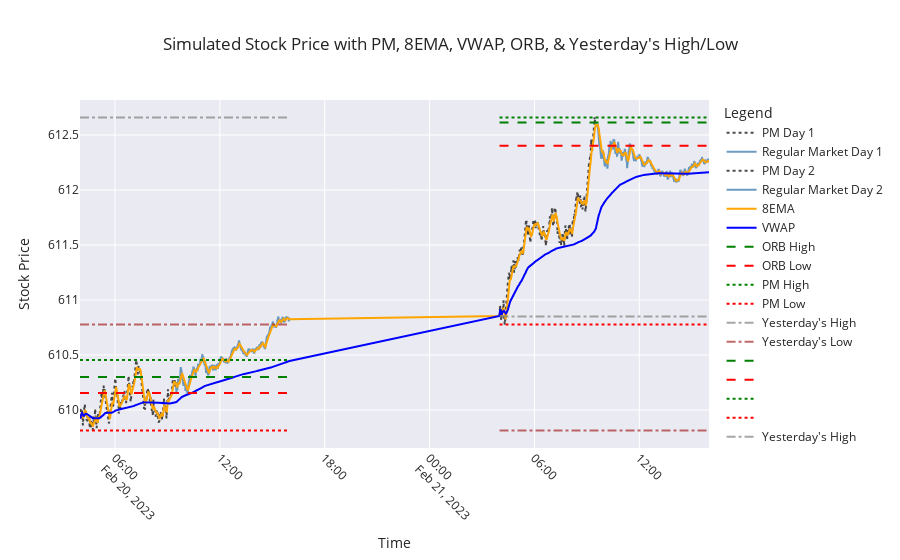

Notebook code for this chart:
### Code cell
import numpy as np  # Importing numpy for numerical operations
import pandas as pd
import seaborn as sns
from plotly.subplots import make_subplots
from ipywidgets import widgets
from IPython.display import display
from Gen_SPY_With_Indicators import simulate_stock  # Importing simulation function
import matplotlib.pyplot as plt  # Importing matplotlib for plotting
import matplotlib.ticker as mticker  # For proper Y-axis formatting

def generate_signals(df, stop_loss_pct=0.02):
    """ Generates trade signals based on ORB, VWAP, 8EMA, PM High/Low, and Yest High/Low """

    df['Signal'] = ''
    df['Stop_Loss'] = np.nan  # Initialize Stop_Loss column

    # Buy Call: Price breaks ORB High & supported by 8EMA & VWAP
    df.loc[
        (df['Close'] > df['ORB_High']) & 
        (df['Close'] > df['VWAP']) & 
        (df['Close'] > df['8EMA']),
        'Signal'
    ] = 'BUY CALL'

    # Sell Put: Price breaks ORB Low & rejected by 8EMA & VWAP
    df.loc[
        (df['Close'] < df['ORB_Low']) & 
        (df['Close'] < df['VWAP']) & 
        (df['Close'] < df['8EMA']),
        'Signal'
    ] = 'BUY PUT'

    # Boost Call Confidence if PM High or Yesterday's High is broken
    df.loc[
        (df['Signal'] == 'BUY CALL') & 
        ((df['Close'] > df['PM_High']) | (df['Close'] > df['Yest_High'])),
        'Signal'
    ] = 'STRONG BUY CALL'

    # Boost Put Confidence if PM Low or Yesterday's Low is broken
    df.loc[
        (df['Signal'] == 'BUY PUT') & 
        ((df['Close'] < df['PM_Low']) | (df['Close'] < df['Yest_Low'])),
        'Signal'
    ] = 'STRONG BUY PUT'

    # Add stop loss levels
    df.loc[df['Signal'].isin(['BUY CALL', 'STRONG BUY CALL']), 'Stop_Loss'] = df['Close'] * (1 - stop_loss_pct)
    df.loc[df['Signal'].isin(['BUY PUT', 'STRONG BUY PUT']), 'Stop_Loss'] = df['Close'] * (1 + stop_loss_pct)

    return df

# Simulate Stock Data for 2 Days
simulated_data, yesterday_high, yesterday_low = simulate_stock(number_of_days)

# Apply Signal Generation
simulated_data = generate_signals(simulated_data)

import plotly.express as px
import plotly.graph_objects as go

# Set seaborn style
sns.set(style="whitegrid")

# Create a subplot
fig = make_subplots(rows=1, cols=1)

# Function to update the plot based on the toggle button
def update_plot(change):
    fig.data = []  # Clear existing traces

    if toggle_button.value:
        # Add candlestick traces for each day
        for day in simulated_data["Day"].unique():
            day_data = simulated_data[simulated_data["Day"] == day]
            pm_data = day_data[day_data["Session"] == "PM"]
            market_data = day_data[day_data["Session"] == "Regular Market"]

            if not pm_data.empty:
                fig.add_trace(go.Candlestick(x=pm_data['Timestamp'], open=pm_data['Open'], high=pm_data['High'], low=pm_data['Low'], close=pm_data['Close'], name=f"PM Day {day}"))
            if not market_data.empty:
                fig.add_trace(go.Candlestick(x=market_data['Timestamp'], open=market_data['Open'], high=market_data['High'], low=market_data['Low'], close=market_data['Close'], name=f"Regular Market Day {day}"))
    else:
        # Add line traces for each day
        for day in simulated_data["Day"].unique():
            day_data = simulated_data[simulated_data["Day"] == day]
            pm_data = day_data[day_data["Session"] == "PM"]
            market_data = day_data[day_data["Session"] == "Regular Market"]

            fig.add_trace(go.Scatter(x=pm_data['Timestamp'], y=pm_data['Close'], mode='lines', name=f"PM Day {day}", line=dict(color="black", dash="dot"), opacity=0.7))
            fig.add_trace(go.Scatter(x=market_data['Timestamp'], y=market_data['Close'], mode='lines', name=f"Regular Market Day {day}", line=dict(color="steelblue"), opacity=0.8))

    # Add traces for indicators
    fig.add_trace(go.Scatter(x=simulated_data['Timestamp'], y=simulated_data['8EMA'], mode='lines', name="8EMA", line=dict(color="orange")))
    fig.add_trace(go.Scatter(x=simulated_data['Timestamp'], y=simulated_data['VWAP'], mode='lines', name="VWAP", line=dict(color="blue")))

    # Add traces for ORB and PM High/Low
    for day in simulated_data['Day'].unique():
        day_data = simulated_data[simulated_data['Day'] == day]
        fig.add_trace(go.Scatter(x=day_data['Timestamp'], y=day_data['ORB_High'], mode='lines', name="ORB High" if day == 1 else "", line=dict(color="green", dash="dash")))
        fig.add_trace(go.Scatter(x=day_data['Timestamp'], y=day_data['ORB_Low'], mode='lines', name="ORB Low" if day == 1 else "", line=dict(color="red", dash="dash")))
        fig.add_trace(go.Scatter(x=day_data['Timestamp'], y=day_data['PM_High'], mode='lines', name="PM High" if day == 1 else "", line=dict(color="green", dash="dot")))
        fig.add_trace(go.Scatter(x=day_data['Timestamp'], y=day_data['PM_Low'], mode='lines', name="PM Low" if day == 1 else "", line=dict(color="red", dash="dot")))

        market_open_time = day_data['Timestamp'].iloc[0]
        market_close_time = day_data['Timestamp'].iloc[-1]
        if day == 1:
            fig.add_trace(go.Scatter(x=[market_open_time, market_close_time], y=[yesterday_high, yesterday_high], mode='lines', name="Yesterday's High", line=dict(color="gray", dash="dashdot"), opacity=0.7))
            fig.add_trace(go.Scatter(x=[market_open_time, market_close_time], y=[yesterday_low, yesterday_low], mode='lines', name="Yesterday's Low", line=dict(color="brown", dash="dashdot"), opacity=0.7))
        else:
            fig.add_trace(go.Scatter(x=[market_open_time, market_close_time], y=[day_data['Yest_High'].iloc[0], day_data['Yest_High'].iloc[0]], mode='lines', name="Yesterday's High" if day == 2 else "", line=dict(color="gray", dash="dashdot"), opacity=0.7))
            fig.add_trace(go.Scatter(x=[market_open_time, market_close_time], y=[day_data['Yest_Low'].iloc[0], day_data['Yest_Low'].iloc[0]], mode='lines', name="Yesterday's Low" if day == 2 else "", line=dict(color="brown", dash="dashdot"), opacity=0.7))

    # Update layout for better appearance
    fig.update_layout(
        title="Simulated Stock Price with PM, 8EMA, VWAP, ORB, & Yesterday's High/Low",
        xaxis_title="Time",
        yaxis_title="Stock Price",
        legend_title="Legend",
        xaxis=dict(tickangle=45),
        template="seaborn"
    )

    # Show the plot
    fig.show()

# Create a toggle button
toggle_button = widgets.ToggleButton(
    value=False,
    description='Toggle Candlestick',
    disabled=False,
    button_style='',
    tooltip='Toggle between line and candlestick chart',
    icon='line-chart'
)

# Attach the update function to the toggle button
toggle_button.observe(update_plot, names='value')

# Display the toggle button
# display(toggle_button)

# Initial plot update
update_plot(None)

# Print any part of the simulated data that contains BUY CALL or BUY PUT signals during Regular Market session
#print(simulated_data[(simulated_data['Signal'].isin(['BUY CALL', 'BUY PUT', 'STRONG BUY CALL', 'STRONG BUY PUT'])) & (simulated_data['Session'] == 'Regular Market')])

### Figure 1 — Plotly figure (JSON) as saved in the notebook; plotly's stock layout.template omitted (floating-point values rounded to 4 significant figures; data arrays with more than 128 entries replaced by an {"elided": "..."} marker saying what was removed)
{"data": [{"line": {"color": "black", "dash": "dot"}, "mode": "lines", "name": "PM Day 1", "opacity": 0.7, "type": "scatter", "x": {"elided": "330 str values"}, "y": {"elided": "330 float values"}}, {"line": {"color": "steelblue"}, "mode": "lines", "name": "Regular Market Day 1", "opacity": 0.8, "type": "scatter", "x": {"elided": "390 str values"}, "y": {"elided": "390 float values"}}, {"line": {"color": "black", "dash": "dot"}, "mode": "lines", "name": "PM Day 2", "opacity": 0.7, "type": "scatter", "x": {"elided": "330 str values"}, "y": {"elided": "330 float values"}}, {"line": {"color": "steelblue"}, "mode": "lines", "name": "Regular Market Day 2", "opacity": 0.8, "type": "scatter", "x": {"elided": "390 str values"}, "y": {"elided": "390 float values"}}, {"line": {"color": "orange"}, "mode": "lines", "name": "8EMA", "type": "scatter", "x": {"elided": "1440 str values"}, "y": {"elided": "1440 float values"}}, {"line": {"color": "blue"}, "mode": "lines", "name": "VWAP", "type": "scatter", "x": {"elided": "1440 str values"}, "y": {"elided": "1440 float values"}}, {"line": {"color": "green", "dash": "dash"}, "mode": "lines", "name": "ORB High", "type": "scatter", "x": {"elided": "720 str values"}, "y": {"elided": "720 float values"}}, {"line": {"color": "red", "dash": "dash"}, "mode": "lines", "name": "ORB Low", "type": "scatter", "x": {"elided": "720 str values"}, "y": {"elided": "720 float values"}}, {"line": {"color": "green", "dash": "dot"}, "mode": "lines", "name": "PM High", "type": "scatter", "x": {"elided": "720 str values"}, "y": {"elided": "720 float values"}}, {"line": {"color": "red", "dash": "dot"}, "mode": "lines", "name": "PM Low", "type": "scatter", "x": {"elided": "720 str values"}, "y": {"elided": "720 float values"}}, {"line": {"color": "gray", "dash": "dashdot"}, "mode": "lines", "name": "Yesterday's High", "opacity": 0.7, "type": "scatter", "x": ["2023-02-20T04:00:00", "2023-02-20T15:59:00"], "y": [612.7, 612.7]}, {"line": {"color": "brown", "dash": "dashdot"}, "mode": "lines", "name": "Yesterday's Low", "opacity": 0.7, "type": "scatter", "x": ["2023-02-20T04:00:00", "2023-02-20T15:59:00"], "y": [610.8, 610.8]}, {"line": {"color": "green", "dash": "dash"}, "mode": "lines", "name": "", "type": "scatter", "x": {"elided": "720 str values"}, "y": {"elided": "720 float values"}}, {"line": {"color": "red", "dash": "dash"}, "mode": "lines", "name": "", "type": "scatter", "x": {"elided": "720 str values"}, "y": {"elided": "720 float values"}}, {"line": {"color": "green", "dash": "dot"}, "mode": "lines", "name": "", "type": "scatter", "x": {"elided": "720 str values"}, "y": {"elided": "720 float values"}}, {"line": {"color": "red", "dash": "dot"}, "mode": "lines", "name": "", "type": "scatter", "x": {"elided": "720 str values"}, "y": {"elided": "720 float values"}}, {"line": {"color": "gray", "dash": "dashdot"}, "mode": "lines", "name": "Yesterday's High", "opacity": 0.7, "type": "scatter", "x": ["2023-02-21T04:00:00", "2023-02-21T15:59:00"], "y": [610.8, 610.8]}, {"line": {"color": "brown", "dash": "dashdot"}, "mode": "lines", "name": "Yesterday's Low", "opacity": 0.7, "type": "scatter", "x": ["2023-02-21T04:00:00", "2023-02-21T15:59:00"], "y": [609.8, 609.8]}], "layout": {"legend": {"title": {"text": "Legend"}}, "title": {"text": "Simulated Stock Price with PM, 8EMA, VWAP, ORB, & Yesterday's High/Low"}, "xaxis": {"anchor": "y", "domain": [0, 1], "tickangle": 45, "title": {"text": "Time"}}, "yaxis": {"anchor": "x", "domain": [0, 1], "title": {"text": "Stock Price"}}}}
